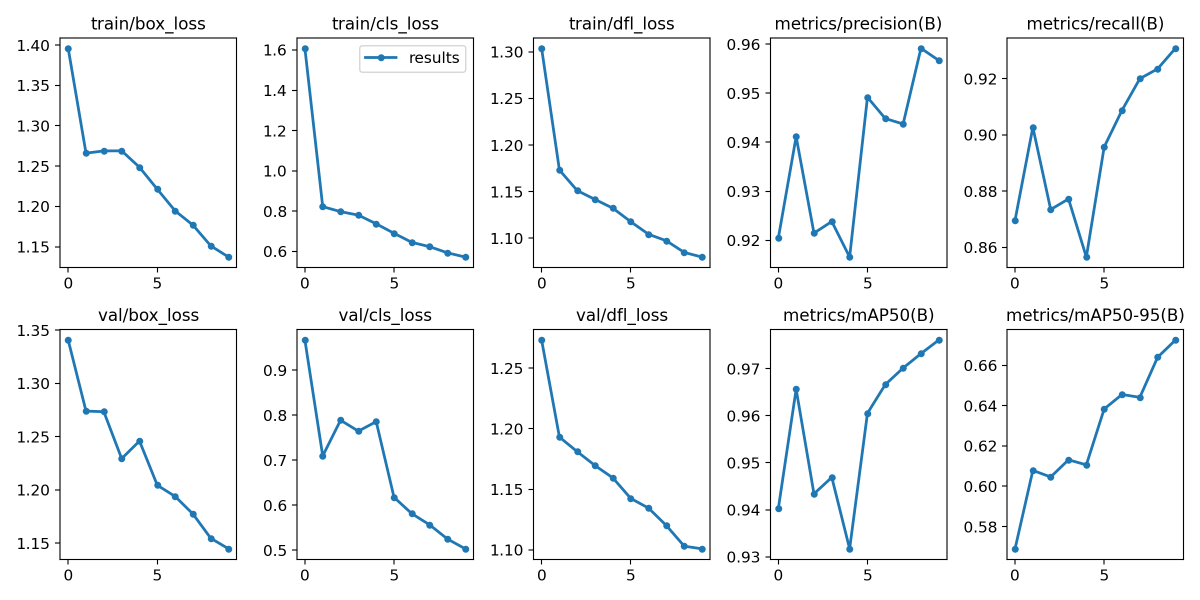
#> input picture ultralytics/runs/detect/yolov8n_custom_default/results.png, 2400 x 1200 px (shown at 1/2 size)
$ jupyter execute --allow-errors summary.ipynb
#> lines starting #> are read from the running program, lines starting #| are printed output that depends on the picture
### Metrics Comparison: Default vs Tuned

[cell 1]
from PIL import Image
from IPython.display import display
import pandas as pd

*When the hyperparameters were tuned, the objective was to find the set that would maximize the mAP50.*

#### Training Metrics - Default

[cell 2]
image_path = "../ultralytics/runs/detect/yolov8n_custom_default/results.png"
image = Image.open(image_path)
#> image is the input picture: PIL image 2400x1200 RGBA; mean R, G, B, A 244.2, 245.7, 246.8, 255
image = image.resize((1000,500))
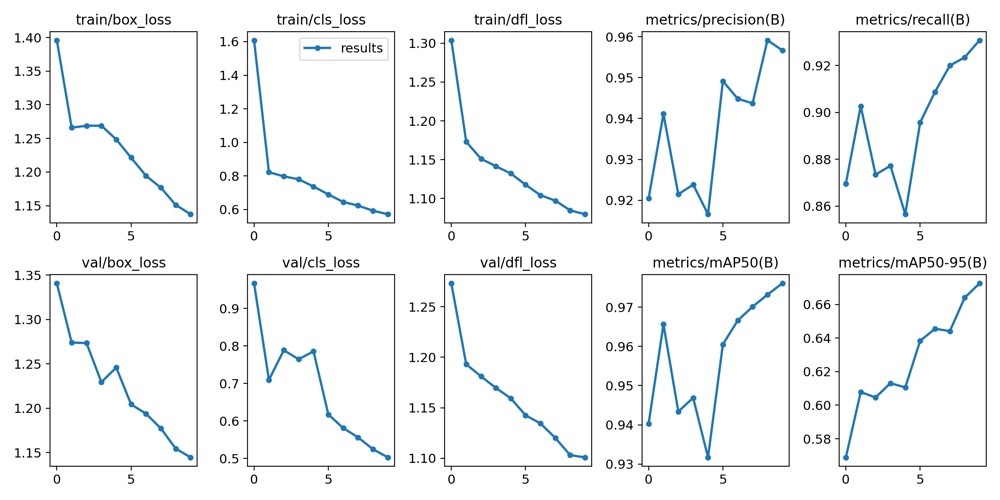
#> image: PIL image 1000x500 RGBA; mean R, G, B, A 243.8, 245.4, 246.5, 255
display(image)

#> (a cell that did not finish here is left out)

#### Training Metrics - Tuned

[cell 4]
image_path = "../ultralytics/runs/detect/train211/results.png"
image = Image.open(image_path)
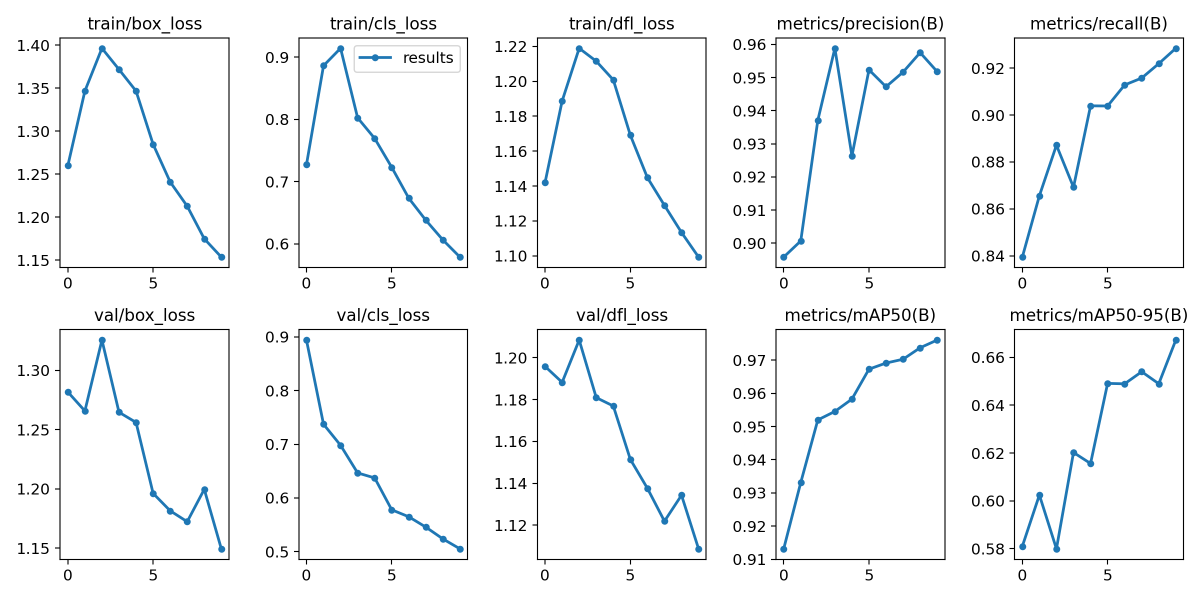
#> input picture ultralytics/runs/detect/train169/results.png, 2400 x 1200 px, found by its file name (shown at 1/2 size)
#> image is the input picture: PIL image 2400x1200 RGBA; mean R, G, B, A 244.1, 245.6, 246.7, 255
image = image.resize((1000,500))
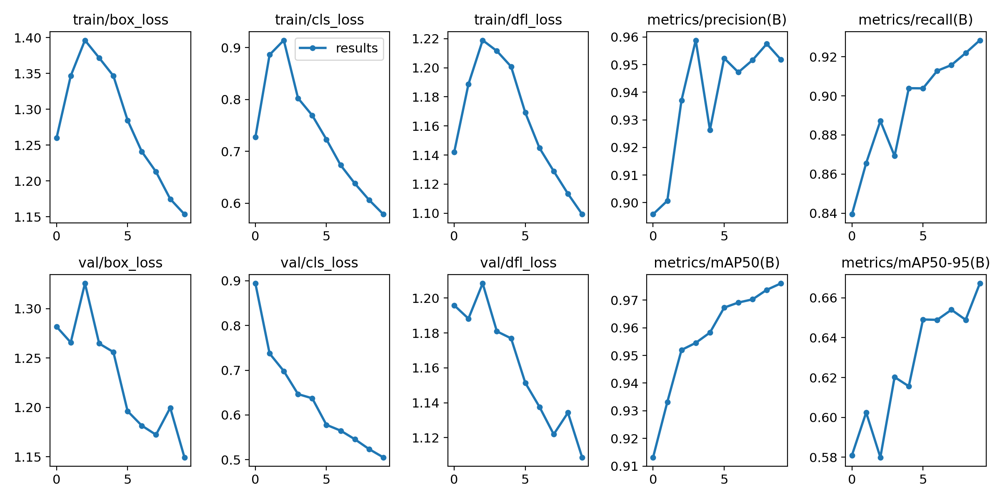
#> image: PIL image 1000x500 RGBA; mean R, G, B, A 243.7, 245.3, 246.4, 255
display(image)
